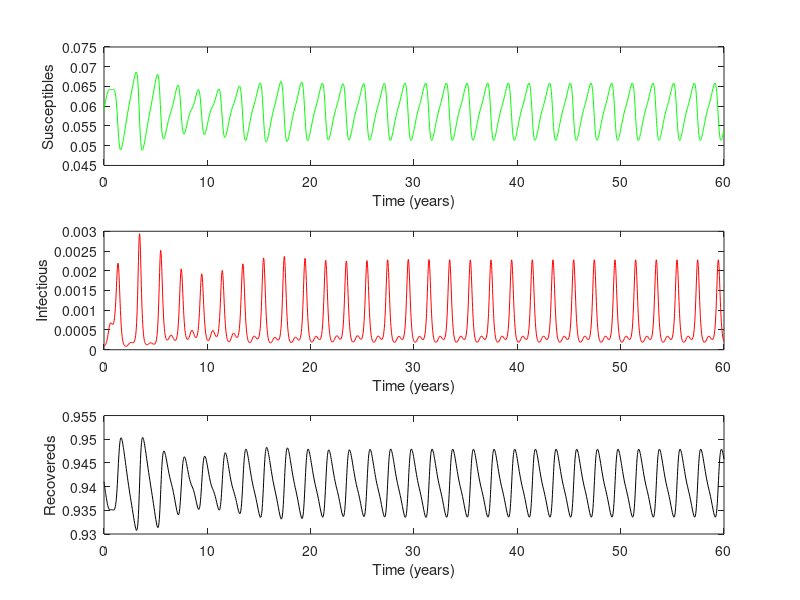

Recreate this plot in MATLAB.
function [t,S,I,R] = SIR_Seazonallity(beta0,beta1,gamma,mu,S0,I0,MaxTime)
%
% 
%
% Program_5_1( beta0, beta1, gamma, mu, S0, I0, MaxTime)
%      This is the MATLAB version of program 5.1 from page 160 of 
% "Modeling Infectious Disease in humans and animals" 
% by Keeling & Rohani.
% 
% It is the simple SIR epidemic with sinusoidal forcing of the transmission rate.
% Note: setting beta1 too high can cause numerical difficulties.
%
% This code can also be used to generate bifurcation diagrams, by setting
% beta1 equal to a vector of seasonality rates. The bifurcation diagram is
% constructed using extrapolated initial conditions. Try:
% Program_5_1(17/13,[0:0.001:0.25],1/13,1/(50*365),1/17,1e-4,20*365);
%


% Sets up default parameters if necessary.
if nargin == 0
   beta0=17/13;
   beta1=0.1;
   gamma=1/13.0;
   mu=1/(50*365.0);
   S0=1/17;
   I0=1e-4;
   MaxTime=60*365;
end

% Checks all the parameters are valid
if S0<=0 
    error('Initial level of susceptibles (%g) is less than or equal to zero',S0);
end

if I0<=0 
    error('Initial level of infecteds (%g) is less than or equal to zero',I0);
end

if beta0<=0 
    error('Transmission rate beta0 (%g) is less than or equal to zero',beta0);
end

if beta1<0 
    error('Seasonality beta1 (%g) is less than zero',beta1);
end

if beta1>=1
    error('Seasonality beta1 (%g) is greater than or equal to one',beta1);
end
    
if gamma<=0 
    error('Recovery rate gamma (%g) is less than or equal to zero',gamma);
end

if mu<0 
    error('Birth / Death rate gamma (%g) is less than zero',mu);
end
    
if MaxTime<=0 
    error('Maximum run time (%g) is less than or equal to zero',MaxTime);
end
    
if S0+I0>1
    warning('Initial level of susceptibles+infecteds (%g+%g=%g) is greater than one',S0,I0,S0+I0);
end

if beta0<gamma+mu
    warning('Basic reproductive ratio (R_0=%g) is less than one',beta0/(gamma+mu));
end

S=S0; I=I0; R=1-S-I;

% The main iteration 

if length(beta1)==1
    
    options = odeset('RelTol', 1e-5);
    [t, pop]=ode45(@Diff_5_1,[0 MaxTime],[S I R],options,[beta0 beta1 gamma mu]);

    T=t/365; S=pop(:,1); I=pop(:,2); R=pop(:,3);

    % plots the graphs with scaled colours
    subplot(3,1,1)
    plot(T,S,'-g');
    xlabel 'Time (years)';
    ylabel 'Susceptibles'

    subplot(3,1,2)
    plot(T,I,'-r');
    xlabel 'Time (years)';
    ylabel 'Infectious'

    subplot(3,1,3)
    plot(T,R,'-k');
    xlabel 'Time (years)';
    ylabel 'Recovereds'

else
    if MaxTime<3650
        MaxTime=3650;
    end
    Last=[S0 I0 R];
    for loop=1:length(beta1)
        B1=beta1(loop);

        options = odeset('RelTol', 1e-5);
        [t, pop]=ode45(@Diff_5_1,[0 MaxTime],Last,options,[beta0 B1 gamma mu]);
    
        Last=[pop(end,1) pop(end,2) pop(end,3)];
        Bifur_I(loop,1:10)=interp1(t,pop(:,2),MaxTime-[0:9]*365,'linear');
        
        semilogy(beta1(1:loop),Bifur_I(1:loop,:),'.k');
        xlabel 'Seasonality, \beta_1'
        ylabel 'Level of Infection'
        set(gca,'XLim',[min(beta1) max(beta1)]); drawnow;
    end
    
    semilogy(beta1,Bifur_I,'.k');
    xlabel 'Seasonality, \beta_1'
    ylabel 'Level of Infection'
end

% Calculates the differential rates used in the integration.
function dPop=Diff_5_1(t,pop, parameter)

beta0=parameter(1); beta1=parameter(2); gamma=parameter(3); mu=parameter(4);
beta=beta0*(1+beta1*sin(2*pi*t/365));

S=pop(1); I=pop(2); R=pop(3);

dPop=zeros(3,1);

dPop(1)= mu -beta*S*I - mu*S;
dPop(2)= beta*S*I - gamma*I - mu*I;
dPop(3)= gamma*I - mu*R;


